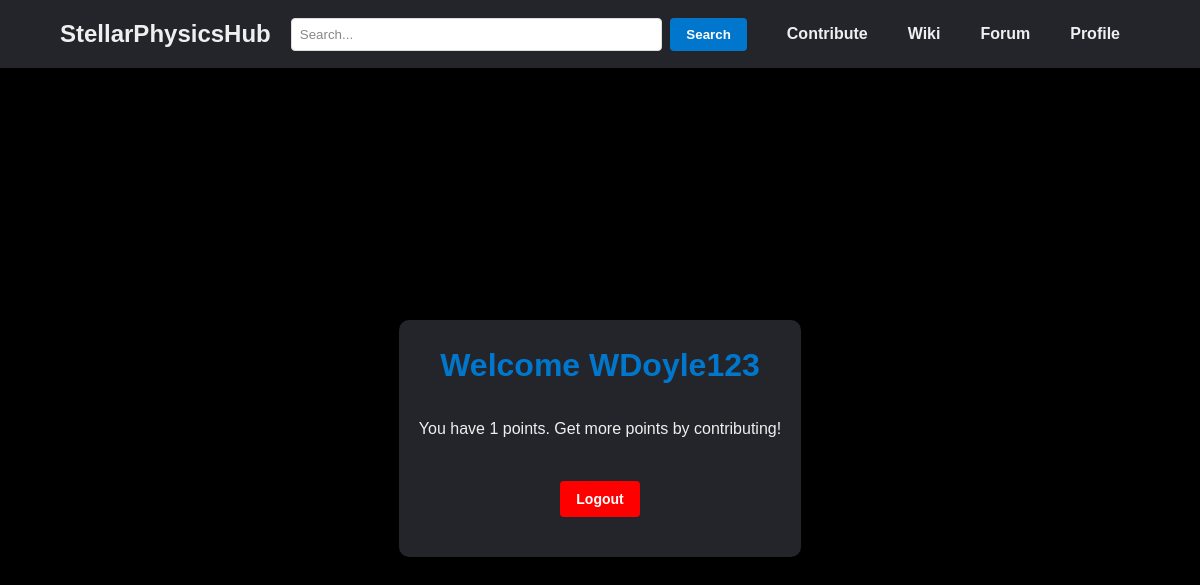
The app's page /profile (signed in), older data.
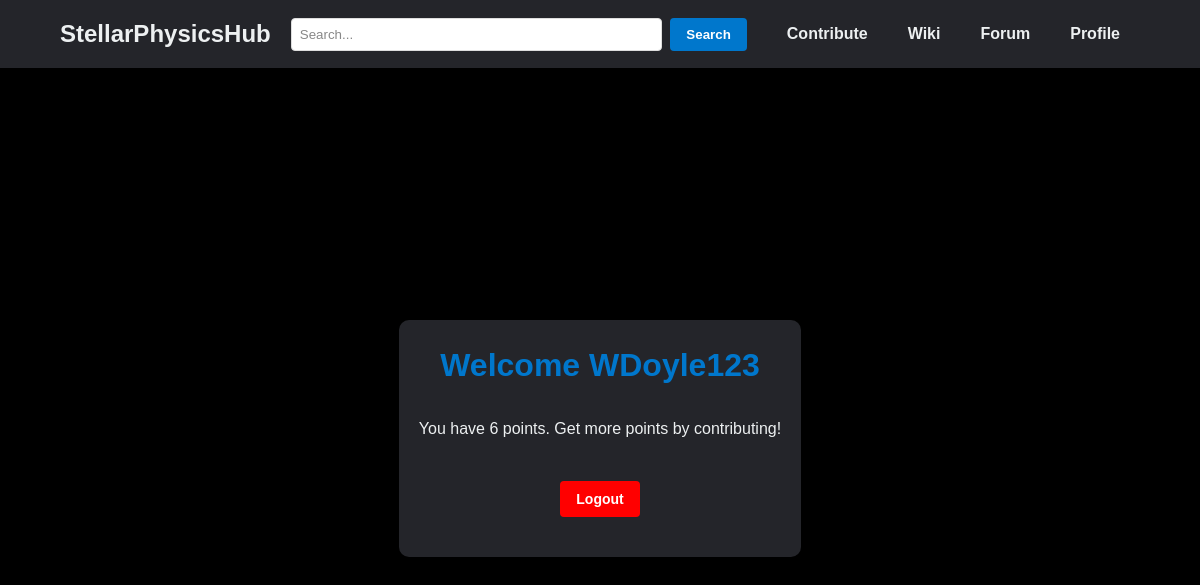
The same page, newer data.
### models.py (models this page shows)
class User(db.Model, UserMixin):
    id = db.Column(db.Integer, nullable=False, primary_key=True)
    username = db.Column(db.String(20), nullable=False, unique=True)
    password = db.Column(db.String(80), nullable=False)
    points = db.Column(db.Integer, default=0)

### app.py (the view)
@app.route('/profile')
@login_required
def profile():
    layout = 'layout_logged_in.html' if current_user.is_authenticated else 'layout.html'
    return render_template('profile.html', user=current_user, layout=layout)

### app.py (called while the page is built)
@login_manager.user_loader
def load_user(user_id):
    return User.query.get(int(user_id))

### templates/profile.html
{% extends layout %}
{% block body %}
<link rel="stylesheet" type="text/css" href="{{ url_for('static', filename='login.css') }}">
<main>
    <div class="welcome-container">
        <section class="welcome-section">
		<div class='form'>
		<h1>Welcome {{ user.username }}</h1>
		<p>You have {{ user.points }} points. Get more points by contributing!</p>
                <div class='button-2'>
                        <a href='/logout'>Logout</a>
                </div>
		</div>
        </section>
    </div>
</main>
{% endblock %}

### templates/layout_logged_in.html (shortened to what this page needs)
<!DOCTYPE html>
<html lang='en'>
<head>
    <link rel="stylesheet" type="text/css" href="{{ url_for('static', filename='styles.css') }}">
</head>
<body>
    <header>
        <a href='/' class='logo'>StellarPhysicsHub</a>
		<form action="/search" method="get">
    <input type="search" name="query" placeholder="Search..." list="search-options" autocomplete='off'>
    <button type="submit">Search</button>
</form>
        <nav>
            <ul class='nav_links'>
		<li><a href='/contribute'>Contribute</a></li>
                <li><a href='/wiki'>Wiki</a></li>
                <li><a href='#'>Forum</a></li>
                <li><a href='/profile'>Profile</a></li>
            </ul>
        </nav>
    </header>
    {% block body %}{% endblock %}
</body>
</html>

### static/styles.css (style rules this page uses)
body, html { height: 100%; margin: 0; font-family: Monserrat, sans-serif; }
* { box-sizing: border-box; margin: 0; padding: 0; font-family: 'Montserrat', sans-serif; color: #edf0f1; }
header { display: flex; justify-content: space-between; align-items: center; padding: 15px 60px; background-color: #24252A; }
.logo { font-size: 24px; font-weight: bold; text-decoration: none; color: #edf0f1; transition: all 0.3s ease 0s; }
.nav_links { list-style: none; display: flex; }
.nav_links li { padding: 0px 20px; }
.nav_links li a { font-weight: bold; transition: all 0.3s ease 0s; text-decoration: none; color: #edf0f1; }
button { padding: 8px 16px; margin-left: 8px; background-color: #0077cc; border: none; border-radius: 4px; cursor: pointer; font-weight: bold; color: white; transition: all 0.3s ease 0s; }
form { flex-grow: 1; display: flex; justify-content: center; padding: 0 20px; max-width: 800px; margin: 0 auto; }
input[type="search"] { flex-grow: 1; padding: 8px; border: 1px solid #ddd; border-radius: 4px; background-color: white; color: black; }

### static/login.css (style rules this page uses)
body, html { height: 100%; font-family: Monserrat, sans-serif; }
* { box-sizing: border-box; margin: 0; padding: 0; }
body { background-color: black; color: #333; line-height: 1.6; }
main { display: flex; flex-direction: column; justify-content: center; align-items: center; height: calc(100vh - 60px); padding: 20px; margin: 0 auto; max-width: 800px; }
.welcome-section, #stars-gif { width: 100%; margin-bottom: 20px; text-align: center; }
.welcome-container { background-color: #24252A; border-radius: 10px; padding: 20px; margin: 20px auto; max-width: 800px; }
.welcome-section h1 { color: #0077cc; margin-bottom: 5px; font-size: 32px; }
::placeholder { color: #888; }
.button-2 { padding-top: 20px; padding: 5px 0px; background-color: red; border: none; border-radius: 4px; cursor: pointer; font-weight:Bold; color: white; transition: all 0.3s ease 0s; width:80px; }
.button-2 a { font-size:14px; color:white; }
a { color: #4a90e2; text-decoration: none; }
.form { display: flex; flex-direction: column; align-items: center; margin-bottom:20px; }
p { margin-top: 20px; margin-bottom:40px; }

Row changes from the older to the newer data that the page shows:
changed User "WDoyle123": points "1" → "6"
